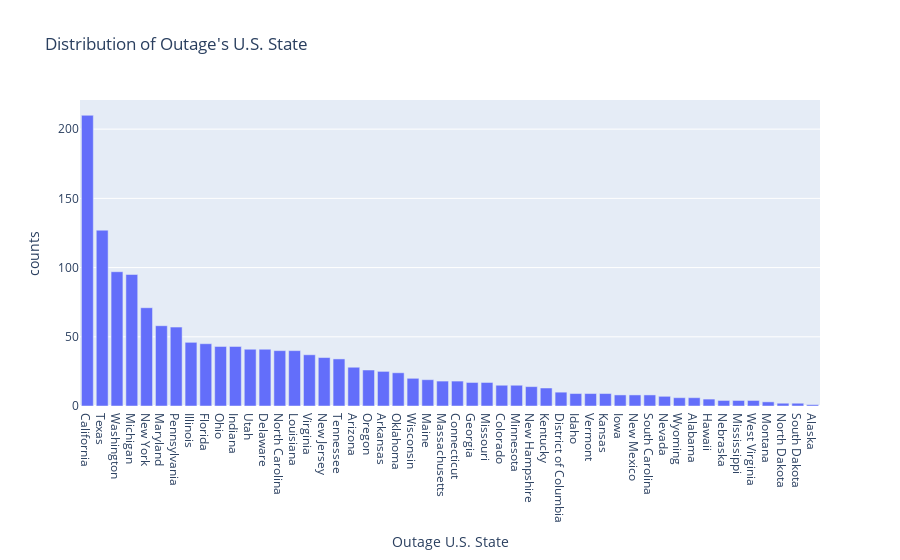

This figure's notebook cell:
### Markdown cell above
Then, we use the same way to analyze the distribution of U.S. states of the outages.

### Code cell
# sorted by counts
count_df = df['U.S._STATE'].value_counts()

fig = px.bar(count_df, y='U.S._STATE', title = 'Distribution of Outage\'s U.S. State')
fig.update_layout(xaxis_title='Outage U.S. State', yaxis_title='counts')
fig.show()
export_plotly_fig(fig, 'univariate2.html')

### Figure 1 — Plotly figure (JSON) as saved in the notebook; plotly's stock layout.template omitted (floating-point values rounded to 4 significant figures)
{"data": [{"alignmentgroup": "True", "hovertemplate": "index=%{x}<br>U.S._STATE=%{y}<extra></extra>", "legendgroup": "", "marker": {"color": "#636efa", "pattern": {"shape": ""}}, "name": "", "offsetgroup": "", "orientation": "v", "showlegend": false, "textposition": "auto", "type": "bar", "x": ["California", "Texas", "Washington", "Michigan", "New York", "Maryland", "Pennsylvania", "Illinois", "Florida", "Ohio", "Indiana", "Utah", "Delaware", "North Carolina", "Louisiana", "Virginia", "New Jersey", "Tennessee", "Arizona", "Oregon", "Arkansas", "Oklahoma", "Wisconsin", "Maine", "Massachusetts", "Connecticut", "Georgia", "Missouri", "Colorado", "Minnesota", "New Hampshire", "Kentucky", "District of Columbia", "Idaho", "Vermont", "Kansas", "Iowa", "New Mexico", "South Carolina", "Nevada", "Wyoming", "Alabama", "Hawaii", "Nebraska", "Mississippi", "West Virginia", "Montana", "North Dakota", "South Dakota", "Alaska"], "xaxis": "x", "y": [210, 127, 97, 95, 71, 58, 57, 46, 45, 43, 43, 41, 41, 40, 40, 37, 35, 34, 28, 26, 25, 24, 20, 19, 18, 18, 17, 17, 15, 15, 14, 13, 10, 9, 9, 9, 8, 8, 8, 7, 6, 6, 5, 4, 4, 4, 3, 2, 2, 1], "yaxis": "y"}], "layout": {"barmode": "relative", "legend": {"tracegroupgap": 0}, "title": {"text": "Distribution of Outage's U.S. State"}, "xaxis": {"anchor": "y", "domain": [0, 1], "title": {"text": "Outage U.S. State"}}, "yaxis": {"anchor": "x", "domain": [0, 1], "title": {"text": "counts"}}}}
